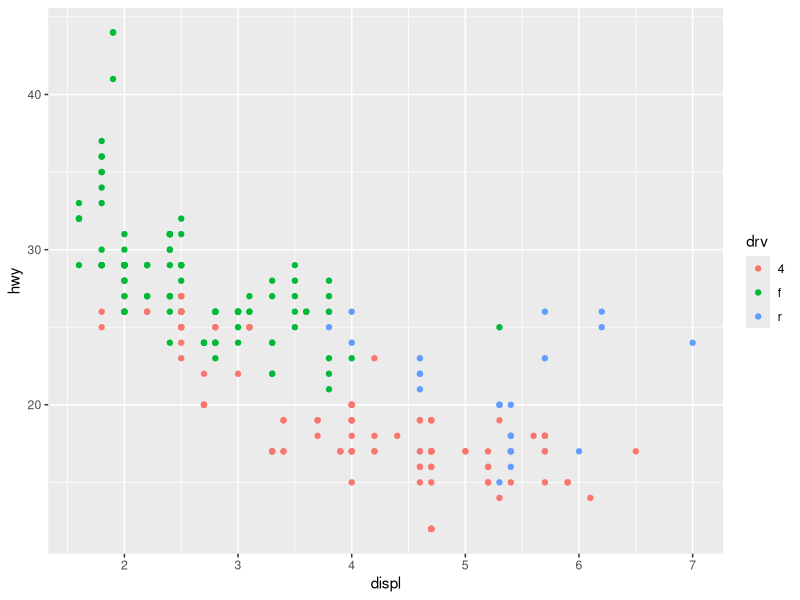
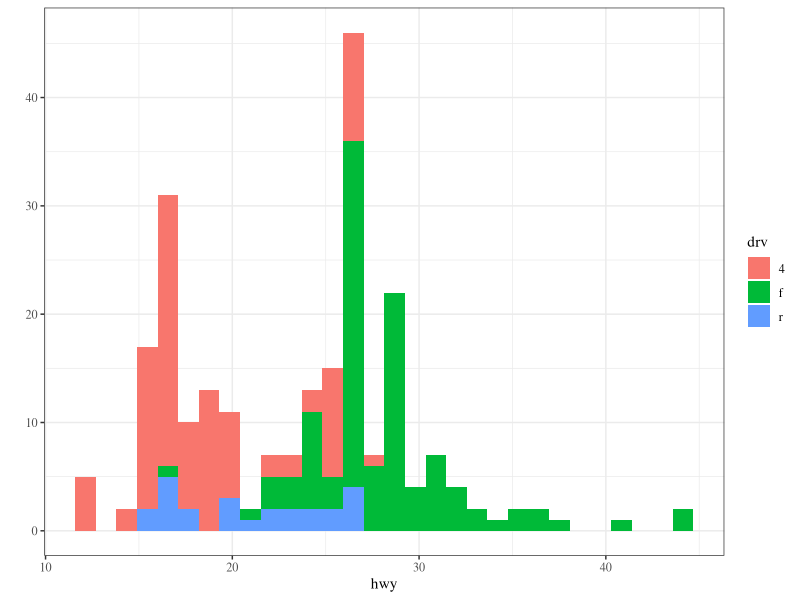

Recreate these plots in R, in order.
##ggplot examples hahaha!
library(ggplot2)
qplot(displ, hwy, data = mpg, color=drv)
qplot(hwy, data = mpg, fill=drv) + theme_bw(base_family = "Times")
